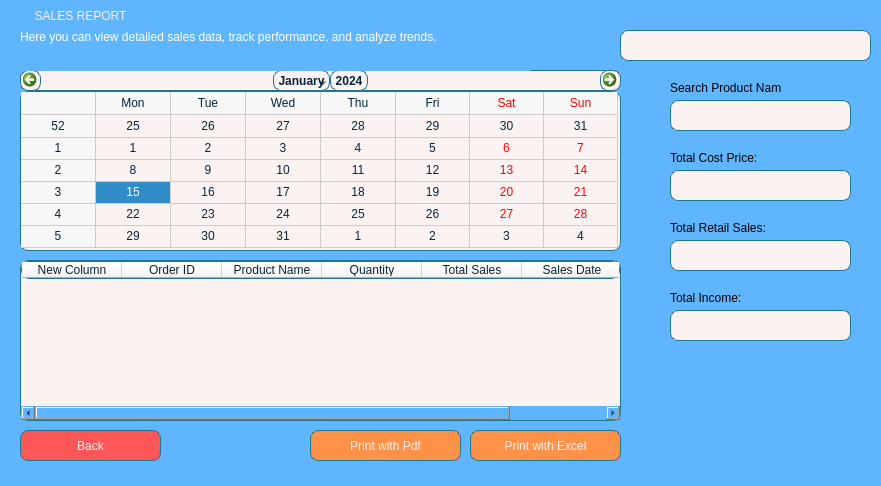
<?xml version="1.0" encoding="UTF-8"?>
<ui version="4.0">
 <class>MainWindow</class>
 <widget class="QMainWindow" name="MainWindow">
  <property name="geometry">
   <rect>
    <x>0</x>
    <y>0</y>
    <width>881</width>
    <height>486</height>
   </rect>
  </property>
  <property name="windowTitle">
   <string>MainWindow</string>
  </property>
  <property name="styleSheet">
   <string notr="true">background-color:rgb(96, 181, 255);
</string>
  </property>
  <widget class="QWidget" name="centralwidget">
   <widget class="QTableWidget" name="salesTable">
    <property name="geometry">
     <rect>
      <x>20</x>
      <y>260</y>
      <width>601</width>
      <height>161</height>
     </rect>
    </property>
    <property name="styleSheet">
     <string notr="true">background-color:rgb(251, 243, 242);;
color:rgb(3, 37, 57);
font: 75 8pt &quot;Verdana&quot;;
border: 1px solid rgb(28, 118, 143);
border-radius: 8px;</string>
    </property>
    <column>
     <property name="text">
      <string>New Column</string>
     </property>
    </column>
    <column>
     <property name="text">
      <string>Order ID</string>
     </property>
    </column>
    <column>
     <property name="text">
      <string>Product Name</string>
     </property>
    </column>
    <column>
     <property name="text">
      <string>Quantity</string>
     </property>
    </column>
    <column>
     <property name="text">
      <string>Total Sales</string>
     </property>
    </column>
    <column>
     <property name="text">
      <string>Sales Date</string>
     </property>
    </column>
   </widget>
   <widget class="QPushButton" name="exportPdfButton">
    <property name="geometry">
     <rect>
      <x>310</x>
      <y>430</y>
      <width>151</width>
      <height>31</height>
     </rect>
    </property>
    <property name="styleSheet">
     <string notr="true">border: 1px solid rgb(28, 118, 143);
font: 75 10pt &quot;MS Shell Dlg 2&quot;;
border-radius: 8px;
color:rgb(251, 243, 242);
background-color:rgb(255, 145, 73);</string>
    </property>
    <property name="text">
     <string>Print with Pdf</string>
    </property>
   </widget>
   <widget class="QPushButton" name="exportExcelButton">
    <property name="geometry">
     <rect>
      <x>470</x>
      <y>430</y>
      <width>151</width>
      <height>31</height>
     </rect>
    </property>
    <property name="styleSheet">
     <string notr="true">border: 1px solid rgb(28, 118, 143);
font: 75 10pt &quot;MS Shell Dlg 2&quot;;
border-radius: 8px;
color:rgb(251, 243, 242);
background-color:rgb(255, 145, 73);</string>
    </property>
    <property name="text">
     <string>Print with Excel</string>
    </property>
   </widget>
   <widget class="QCalendarWidget" name="calendarWidget">
    <property name="geometry">
     <rect>
      <x>20</x>
      <y>70</y>
      <width>601</width>
      <height>181</height>
     </rect>
    </property>
    <property name="styleSheet">
     <string notr="true">background-color:rgb(251, 243, 242);;
color:rgb(3, 37, 57);
font: 75 8pt &quot;Verdana&quot;;
border: 1px solid rgb(28, 118, 143);
border-radius: 8px;</string>
    </property>
    <property name="gridVisible">
     <bool>true</bool>
    </property>
   </widget>
   <widget class="QPushButton" name="backButton">
    <property name="geometry">
     <rect>
      <x>20</x>
      <y>430</y>
      <width>141</width>
      <height>31</height>
     </rect>
    </property>
    <property name="styleSheet">
     <string notr="true">border: 1px solid rgb(28, 118, 143);
font: 75 10pt &quot;MS Shell Dlg 2&quot;;
border-radius: 8px;
color:rgb(251, 243, 242);
background-color:rgb(255, 87, 87);</string>
    </property>
    <property name="text">
     <string>Back</string>
    </property>
   </widget>
   <widget class="QLabel" name="label">
    <property name="geometry">
     <rect>
      <x>0</x>
      <y>0</y>
      <width>161</width>
      <height>31</height>
     </rect>
    </property>
    <property name="layoutDirection">
     <enum>Qt::RightToLeft</enum>
    </property>
    <property name="styleSheet">
     <string notr="true">color:rgb(255, 236, 219);
font: 75 12pt &quot;Eras Bold ITC&quot;;</string>
    </property>
    <property name="text">
     <string>SALES REPORT</string>
    </property>
    <property name="textFormat">
     <enum>Qt::AutoText</enum>
    </property>
    <property name="alignment">
     <set>Qt::AlignCenter</set>
    </property>
    <property name="wordWrap">
     <bool>true</bool>
    </property>
   </widget>
   <widget class="QLabel" name="label_2">
    <property name="geometry">
     <rect>
      <x>20</x>
      <y>30</y>
      <width>511</width>
      <height>41</height>
     </rect>
    </property>
    <property name="styleSheet">
     <string notr="true">color:rgb(255, 255, 255);
font: 75 10pt &quot;Verdana&quot;;
font-weight:350;

</string>
    </property>
    <property name="text">
     <string>&lt;html&gt;&lt;head/&gt;&lt;body&gt;&lt;p&gt;Here you can view detailed sales data, track performance, and analyze trends.&lt;/p&gt;&lt;p align=&quot;justify&quot;&gt;&lt;br/&gt;&lt;/p&gt;&lt;/body&gt;&lt;/html&gt;</string>
    </property>
    <property name="wordWrap">
     <bool>true</bool>
    </property>
   </widget>
   <widget class="QLabel" name="dateLabel">
    <property name="geometry">
     <rect>
      <x>620</x>
      <y>30</y>
      <width>251</width>
      <height>31</height>
     </rect>
    </property>
    <property name="styleSheet">
     <string notr="true">background-color:rgb(251, 243, 242);;
color:rgb(3, 37, 57);
font: 75 10pt &quot;Verdana&quot;;
border: 1px solid rgb(28, 118, 143);
border-radius: 8px;</string>
    </property>
    <property name="text">
     <string/>
    </property>
   </widget>
   <widget class="QLabel" name="label_3">
    <property name="geometry">
     <rect>
      <x>670</x>
      <y>150</y>
      <width>111</width>
      <height>16</height>
     </rect>
    </property>
    <property name="text">
     <string>&lt;html&gt;&lt;head/&gt;&lt;body&gt;&lt;p&gt;Total Cost Price:&lt;/p&gt;&lt;/body&gt;&lt;/html&gt;</string>
    </property>
   </widget>
   <widget class="QLineEdit" name="searchHistory">
    <property name="geometry">
     <rect>
      <x>670</x>
      <y>100</y>
      <width>181</width>
      <height>31</height>
     </rect>
    </property>
    <property name="styleSheet">
     <string notr="true">background-color:rgb(251, 243, 242);;
color:rgb(3, 37, 57);
font: 75 8pt &quot;Verdana&quot;;
border: 1px solid rgb(28, 118, 143);
border-radius: 8px;</string>
    </property>
    <property name="clearButtonEnabled">
     <bool>true</bool>
    </property>
   </widget>
   <widget class="QLabel" name="totalPurchaseLabel">
    <property name="geometry">
     <rect>
      <x>670</x>
      <y>170</y>
      <width>181</width>
      <height>31</height>
     </rect>
    </property>
    <property name="styleSheet">
     <string notr="true">background-color:rgb(251, 243, 242);;
color:rgb(3, 37, 57);
font: 75 10pt &quot;Verdana&quot;;
border: 1px solid rgb(28, 118, 143);
border-radius: 8px;</string>
    </property>
    <property name="text">
     <string/>
    </property>
   </widget>
   <widget class="QLabel" name="totalIncomeLabel">
    <property name="geometry">
     <rect>
      <x>670</x>
      <y>310</y>
      <width>181</width>
      <height>31</height>
     </rect>
    </property>
    <property name="styleSheet">
     <string notr="true">background-color:rgb(251, 243, 242);;
color:rgb(3, 37, 57);
font: 75 10pt &quot;Verdana&quot;;
border: 1px solid rgb(28, 118, 143);
border-radius: 8px;</string>
    </property>
    <property name="text">
     <string/>
    </property>
   </widget>
   <widget class="QLabel" name="totalSalesLabel">
    <property name="geometry">
     <rect>
      <x>670</x>
      <y>240</y>
      <width>181</width>
      <height>31</height>
     </rect>
    </property>
    <property name="styleSheet">
     <string notr="true">background-color:rgb(251, 243, 242);;
color:rgb(3, 37, 57);
font: 75 10pt &quot;Verdana&quot;;
border: 1px solid rgb(28, 118, 143);
border-radius: 8px;</string>
    </property>
    <property name="text">
     <string/>
    </property>
   </widget>
   <widget class="QLabel" name="label_4">
    <property name="geometry">
     <rect>
      <x>670</x>
      <y>290</y>
      <width>101</width>
      <height>16</height>
     </rect>
    </property>
    <property name="text">
     <string>&lt;html&gt;&lt;head/&gt;&lt;body&gt;&lt;p&gt;Total Income:&lt;/p&gt;&lt;/body&gt;&lt;/html&gt;</string>
    </property>
   </widget>
   <widget class="QLabel" name="label_5">
    <property name="geometry">
     <rect>
      <x>670</x>
      <y>220</y>
      <width>101</width>
      <height>16</height>
     </rect>
    </property>
    <property name="text">
     <string>&lt;html&gt;&lt;head/&gt;&lt;body&gt;&lt;p&gt;Total Retail Sales:&lt;/p&gt;&lt;/body&gt;&lt;/html&gt;</string>
    </property>
   </widget>
   <widget class="QLabel" name="label_6">
    <property name="geometry">
     <rect>
      <x>670</x>
      <y>80</y>
      <width>111</width>
      <height>16</height>
     </rect>
    </property>
    <property name="text">
     <string>&lt;html&gt;&lt;head/&gt;&lt;body&gt;&lt;p&gt;Search Product Name:&lt;/p&gt;&lt;/body&gt;&lt;/html&gt;</string>
    </property>
   </widget>
  </widget>
  <widget class="QStatusBar" name="statusbar"/>
 </widget>
 <resources/>
 <connections/>
</ui>
